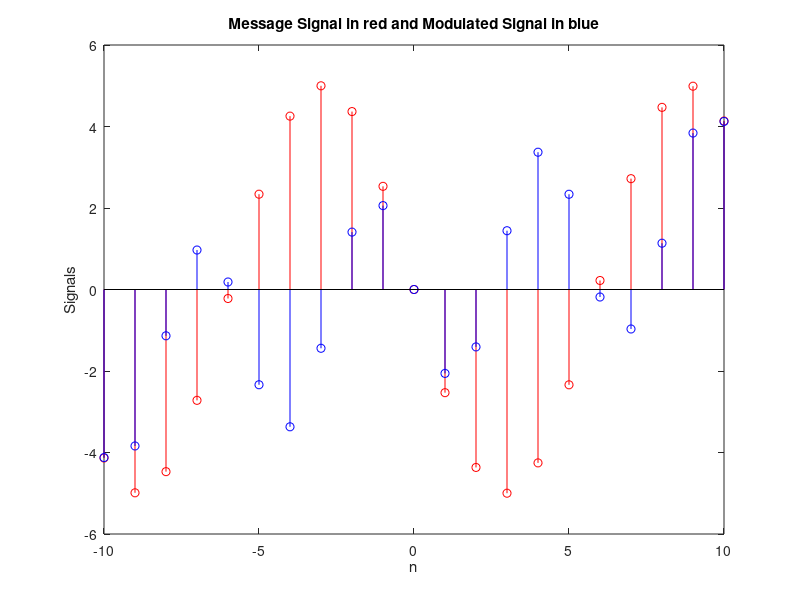

Write MATLAB code to recreate this figure.
wo = 20000;
Am = 5;
wm = 100;

n = -10:1:10;

y = zeros(length(n),1);
xn = zeros(length(n),1);
pn = zeros(length(n),1);

for i = 1:length(n)
    pn(i) = cos(wo*n(i));
    xn(i) = Am*sin(wm*n(i));
    y(i) = xn(i)*pn(i);
end

figure()
stem(n, xn, 'red');
xlabel('n');
ylabel('Signals');
title('Message Signal in red and Modulated Signal in blue');

hold on
stem(n, y, 'blue');
